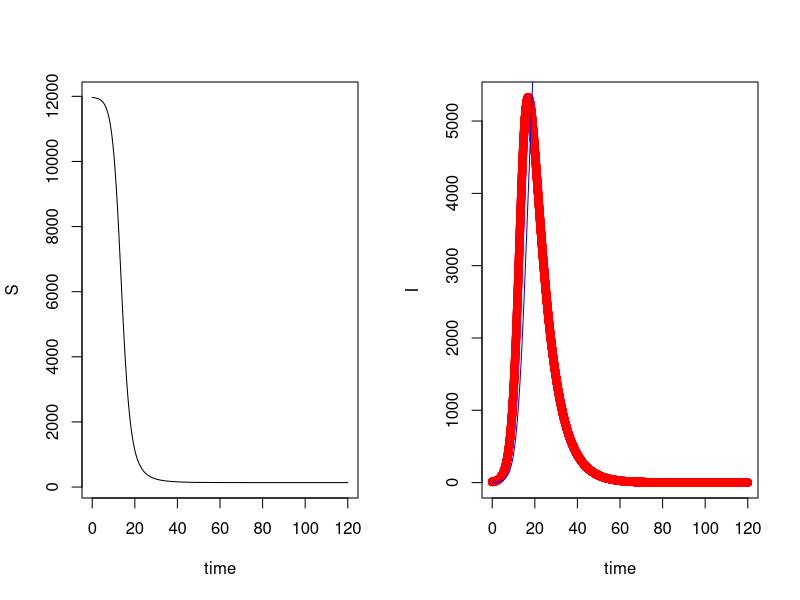

Write R code to recreate this figure.
#######################################################################
##### A PARTIR DU PROGRAMME SIR ISOLE #################################
#######################################################################

data=read.table("OutputPopulations_CitySIR.txt",header=F,dec=".",sep="\t")
S=data[,1]
I=data[,2]
R=data[,3]
pop=data[,4]
time=data[,5]

par(mfrow=c(1,2))
plot(S~time,type='l')
plot(I~time,col='red')
lines(R~time,col='blue')